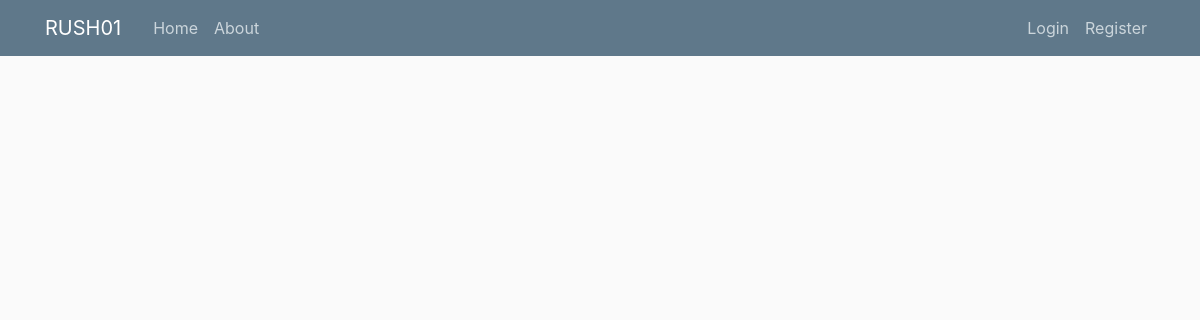
Before: / with the older database file.
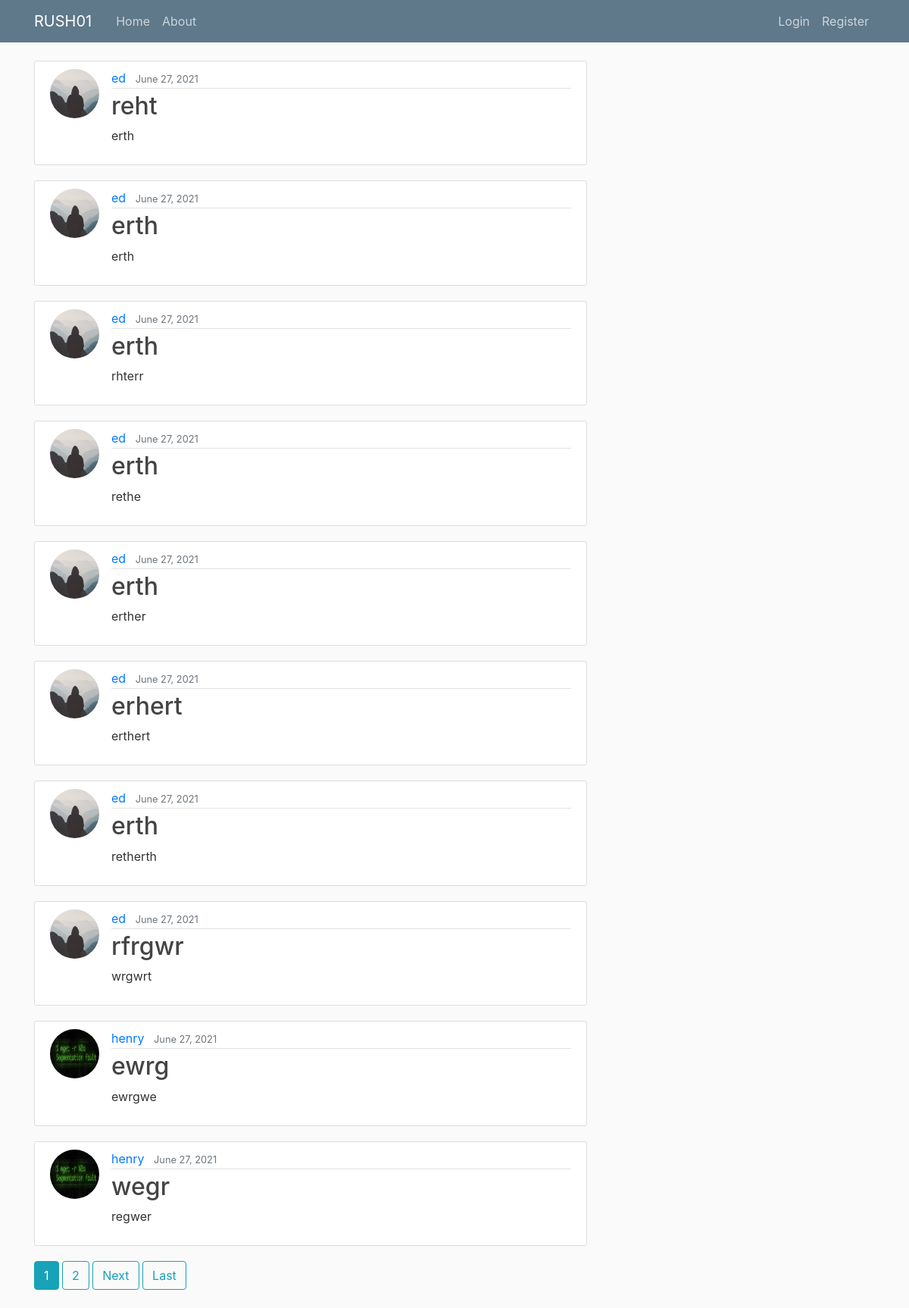
After: the same page with the newer database file.
### blog/models.py (models this page shows, shortened)
class Post(models.Model):
    title = models.CharField(max_length=100)
    content = models.TextField()
    date_posted = models.DateTimeField(default=timezone.now)
    author = models.ForeignKey(User, on_delete=models.CASCADE)

### users/models.py (models this page shows, shortened)
class Profile(models.Model):
    user = models.OneToOneField(User, on_delete=models.CASCADE, null=True, blank=True)
    image = models.ImageField(default='default.jpg', upload_to='profile_pics')

### blog/views.py (the view)
# urls.py: path('', PostListView.as_view(), name='blog-home'),
class PostListView(ListView):
    model = Post
    template_name = 'blog/home.html'  # <app>/<model>_<viewtype>.html
    context_object_name = 'posts'
    ordering = ['-date_posted']
    paginate_by = 10

### blog/templates/blog/home.html (shortened to what this page needs)
{% extends "blog/base.html" %}
{% block content %}
    {% for post in posts %}
        <article class="media content-section">
          <img class="rounded-circle article-img" src="{{ post.author.profile.image.url }}">
          <div class="media-body">
            <div class="article-metadata">
              <a class="mr-2" href="{% url 'user-posts' post.author.username %}">{{ post.author }}</a>
              <small class="text-muted">{{ post.date_posted|date:"F d, Y" }}</small>
            </div>
            <h2><a class="article-title" href="{% url 'post-detail' post.id %}">{{ post.title }}</a></h2>
            <p class="article-content">{{ post.content }}</p>
          </div>
        </article>
    {% endfor %}
    {% if is_paginated %}
      {% for num in page_obj.paginator.page_range %}
        {% if page_obj.number == num %}
          <a class="btn btn-info mb-4" href="?page={{ num }}">{{ num }}</a>
        {% elif num > page_obj.number|add:'-3' and num < page_obj.number|add:'3' %}
          <a class="btn btn-outline-info mb-4" href="?page={{ num }}">{{ num }}</a>
        {% endif %}
      {% endfor %}
      {% if page_obj.has_next %}
        <a class="btn btn-outline-info mb-4" href="?page={{ page_obj.next_page_number }}">Next</a>
        <a class="btn btn-outline-info mb-4" href="?page={{ page_obj.paginator.num_pages }}">Last</a>
      {% endif %}
    {% endif %}
{% endblock content %}

### blog/templates/blog/base.html (shortened to what this page needs)
{% load static %}
<!DOCTYPE html>
<html>
<head>
    <link rel="stylesheet" href="https://maxcdn.bootstrapcdn.com/bootstrap/4.0.0/css/bootstrap.min.css">
    <link rel="stylesheet" type="text/css" href="{% static 'main.css' %}">
</head>
<body>
    <header class="site-header">
      <nav class="navbar navbar-expand-md navbar-dark bg-steel fixed-top">
        <div class="container">
          <a class="navbar-brand mr-4" href="{% url 'blog-home' %}">RUSH01</a>
          <div class="collapse navbar-collapse" id="navbarToggle">
            <div class="navbar-nav mr-auto">
              <a class="nav-item nav-link" href="{% url 'blog-home' %}">Home</a>
              <a class="nav-item nav-link" href="{% url 'blog-about' %}">About</a>
            </div>
            <div class="navbar-nav">
              {% if user.is_authenticated %}
                <a class="nav-item nav-link" href="{% url 'post-create' %}">New Post</a>
                <a class="nav-item nav-link" href="{% url 'profile' %}">Profile</a>
                <a class="nav-item nav-link" href="{% url 'logout' %}">Logout</a>
              {% else %}
                <a class="nav-item nav-link" href="{% url 'login' %}">Login</a>
                <a class="nav-item nav-link" href="{% url 'register' %}">Register</a>
              {% endif %}
            </div>
          </div>
        </div>
      </nav>
    </header>
    <main role="main" class="container">
      <div class="row">
        <div class="col-md-8">
          {% block content %}{% endblock %}
        </div>
      </div>
    </main>
</body>
</html>

### static/main.css (style rules this page uses)
body { background: #fafafa; color: #333333; margin-top: 5rem; }
h1, h2, h3, h4, h5, h6 { color: #444444; }
.bg-steel { background-color: #5f788a; }
.site-header .navbar-nav .nav-link { color: #cbd5db; }
.content-section { background: #ffffff; padding: 10px 20px; border: 1px solid #dddddd; border-radius: 3px; margin-bottom: 20px; }
.article-title { color: #444444; }
.article-content { white-space: pre-line; }
.article-img { height: 65px; width: 65px; margin-right: 16px; }
.article-metadata { padding-bottom: 1px; margin-bottom: 4px; border-bottom: 1px solid #e3e3e3 }

Changed rows visible on the page:
added Post: author.profile.image (placeholder picture), author "ed", date_posted "June 27, 2021", title "reht", content "erth"
added Post: author.profile.image (placeholder picture), author "ed", date_posted "June 27, 2021", title "erth", content "erth"
added Post: author.profile.image (placeholder picture), author "ed", date_posted "June 27, 2021", title "erth", content "rhterr"
added Post: author.profile.image (placeholder picture), author "ed", date_posted "June 27, 2021", title "erth", content "rethe"
added Post: author.profile.image (placeholder picture), author "ed", date_posted "June 27, 2021", title "erth", content "erther"
added Post: author.profile.image (placeholder picture), author "ed", date_posted "June 27, 2021", title "erhert", content "erthert"
added Post: author.profile.image (placeholder picture), author "ed", date_posted "June 27, 2021", title "erth", content "retherth"
added Post: author.profile.image (placeholder picture), author "ed", date_posted "June 27, 2021", title "rfrgwr", content "wrgwrt"
added Post: author.profile.image (picture), author "henry", date_posted "June 27, 2021", title "ewrg", content "ewrgwe"
added Post: author.profile.image (picture), author "henry", date_posted "June 27, 2021", title "wegr", content "regwer"
Other visible differences:
new list line: "1"
new list line: "2"
text now shown: "Next Last"
